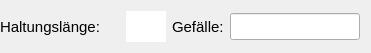
      <widget class="QWidget" name="layoutWidget">
       <property name="geometry">
        <rect>
         <x>320</x>
         <y>220</y>
         <width>371</width>
         <height>33</height>
        </rect>
       </property>
       <layout class="QHBoxLayout" name="horizontalLayout_8">
        <property name="leftMargin">
         <number>0</number>
        </property>
        <item>
         <widget class="QLabel" name="label_18">
          <property name="minimumSize">
           <size>
            <width>120</width>
            <height>31</height>
           </size>
          </property>
          <property name="maximumSize">
           <size>
            <width>121</width>
            <height>31</height>
           </size>
          </property>
          <property name="font">
           <font>
            <pointsize>11</pointsize>
           </font>
          </property>
          <property name="midLineWidth">
           <number>3</number>
          </property>
          <property name="text">
           <string>Haltungslänge:</string>
          </property>
          <property name="scaledContents">
           <bool>true</bool>
          </property>
         </widget>
        </item>
        <item>
         <widget class="QLineEdit" name="laenge">
          <property name="minimumSize">
           <size>
            <width>40</width>
            <height>31</height>
           </size>
          </property>
          <property name="maximumSize">
           <size>
            <width>40</width>
            <height>31</height>
           </size>
          </property>
          <property name="font">
           <font>
            <pointsize>12</pointsize>
           </font>
          </property>
          <property name="text">
           <string/>
          </property>
          <property name="frame">
           <bool>false</bool>
          </property>
         </widget>
        </item>
        <item>
         <layout class="QHBoxLayout" name="horizontalLayout_16"/>
        </item>
        <item>
         <widget class="QLabel" name="label_11">
          <property name="font">
           <font>
            <pointsize>11</pointsize>
           </font>
          </property>
          <property name="text">
           <string>Gefälle:</string>
          </property>
         </widget>
        </item>
        <item>
         <widget class="QLineEdit" name="haltungsgefaelle">
          <property name="font">
           <font>
            <pointsize>12</pointsize>
           </font>
          </property>
         </widget>
        </item>
       </layout>
       <zorder>laenge</zorder>
       <zorder>label_11</zorder>
       <zorder>haltungsgefaelle</zorder>
       <zorder>label_18</zorder>
      </widget>
